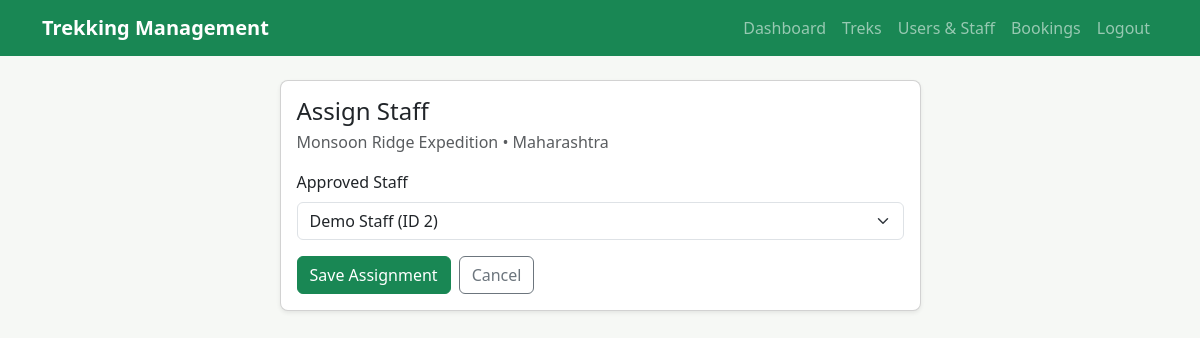
The page /admin/treks/2/assign (signed in) on the database its author committed.
### tables this page shows
CREATE TABLE "treks" (
            id INTEGER PRIMARY KEY AUTOINCREMENT,
            name TEXT NOT NULL,
            location TEXT NOT NULL,
            difficulty TEXT NOT NULL CHECK (difficulty IN ('Easy', 'Moderate', 'Hard')),
            duration_days INTEGER NOT NULL CHECK (duration_days > 0),
            available_slots INTEGER NOT NULL CHECK (available_slots >= 0),
            assigned_staff_id INTEGER,
            status TEXT NOT NULL DEFAULT 'Pending'
                CHECK (status IN ('Pending', 'Approved', 'Open', 'Ongoing', 'Closed', 'Completed')),
            start_date TEXT NOT NULL,
            end_date TEXT NOT NULL,
            description TEXT,
            created_at TEXT NOT NULL,
            FOREIGN KEY (assigned_staff_id) REFERENCES users (id) ON DELETE SET NULL
        );

CREATE TABLE users (
            id INTEGER PRIMARY KEY AUTOINCREMENT,
            name TEXT NOT NULL,
            email TEXT NOT NULL UNIQUE,
            password_hash TEXT NOT NULL,
            role TEXT NOT NULL CHECK (role IN ('admin', 'staff', 'user')),
            contact TEXT,
            status TEXT NOT NULL DEFAULT 'approved'
                CHECK (status IN ('pending', 'approved', 'blacklisted')),
            created_at TEXT NOT NULL
        );

### app.py (the view, shortened to what this page needs)
    @app.route("/admin/treks/<int:trek_id>/assign", methods=("GET", "POST"))
    @login_required("admin")
    def assign_staff(trek_id: int):
        trek = get_trek_or_404(trek_id)
        staff = get_db().execute(
            "SELECT * FROM users WHERE role = 'staff' AND status = 'approved' ORDER BY name"
        ).fetchall()
        return render_template("admin/assign_staff.html", trek=trek, staff=staff)

### app.py (called while the page is built)
def create_app() -> Flask:
    app = Flask(__name__)
    app.config["SECRET_KEY"] = os.environ.get("SECRET_KEY", "dev-secret-change-me")
    app.config["DATABASE"] = DB_PATH
    os.makedirs(os.path.join(BASE_DIR, "instance"), exist_ok=True)
    @app.before_request
    def before_request() -> None:
        get_db()
    @app.teardown_appcontext
    def close_db(_error: Exception | None = None) -> None:
        db = g.pop("db", None)
        if db is not None:
            db.close()
    register_routes(app)
    with app.app_context():
        init_db()
        seed_data()
    return app

def get_db() -> sqlite3.Connection:
    if "db" not in g:
        g.db = sqlite3.connect(DB_PATH)
        g.db.row_factory = sqlite3.Row
        g.db.execute("PRAGMA foreign_keys = ON")
    return g.db

def current_user() -> sqlite3.Row | None:
    user_id = session.get("user_id")
    if not user_id:
        return None
    return get_db().execute("SELECT * FROM users WHERE id = ?", (user_id,)).fetchone()

def get_trek_or_404(trek_id: int) -> sqlite3.Row:
    trek = get_db().execute("SELECT * FROM treks WHERE id = ?", (trek_id,)).fetchone()
    if trek is None:
        from flask import abort
        abort(404)
    return trek

### templates/admin/assign_staff.html (shortened to what this page needs)
{% extends "base.html" %}
{% block content %}
<div class="row justify-content-center">
  <div class="col-lg-7">
    <div class="card shadow-sm">
      <div class="card-body">
        <h1 class="h4 mb-1">Assign Staff</h1>
        <p class="text-muted">{{ trek.name }} • {{ trek.location }}</p>
        <form method="post">
          <label class="form-label" for="staff_id">Approved Staff</label>
          <select class="form-select" id="staff_id" name="staff_id">
            {% for member in staff %}
              <option value="{{ member.id }}" {% if trek.assigned_staff_id == member.id %}selected{% endif %}>
                {{ member.name }} (ID {{ member.id }})
              </option>
            {% endfor %}
          </select>
          <div class="mt-3 d-flex gap-2">
            <button class="btn btn-success" type="submit">Save Assignment</button>
            <a class="btn btn-outline-secondary" href="{{ url_for('admin_treks') }}">Cancel</a>
          </div>
        </form>
      </div>
    </div>
  </div>
</div>
{% endblock %}

### static/css/style.css (style rules this page uses)
:root { --page-bg: #f6f8f5; --forest: #198754; --ink: #1f2a24; }
body { background: var(--page-bg); color: var(--ink); }
.card, .stat-card { border-radius: 8px; }

### rows shown on the page
treks: name "Monsoon Ridge Expedition", location "Maharashtra", staff_id "Demo Staff (ID 2)"
